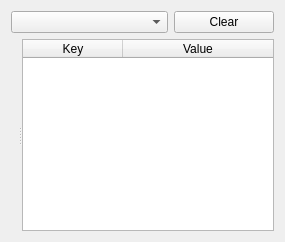
          <widget class="QFrame" name="frame">
           <property name="frameShape">
            <enum>QFrame::NoFrame</enum>
           </property>
           <property name="frameShadow">
            <enum>QFrame::Plain</enum>
           </property>
           <layout class="QGridLayout" name="gridLayout_12">
            <item row="0" column="0">
             <layout class="QHBoxLayout" name="horizontalLayout_10">
              <item>
               <widget class="QComboBox" name="cb_available_outputs">
                <property name="maxVisibleItems">
                 <number>30</number>
                </property>
                <property name="sizeAdjustPolicy">
                 <enum>QComboBox::AdjustToContents</enum>
                </property>
               </widget>
              </item>
              <item>
               <widget class="QPushButton" name="bt_clear_result">
                <property name="maximumSize">
                 <size>
                  <width>100</width>
                  <height>16777215</height>
                 </size>
                </property>
                <property name="text">
                 <string>Clear</string>
                </property>
               </widget>
              </item>
             </layout>
            </item>
            <item row="1" column="0">
             <widget class="QSplitter" name="spl_ver_main_img_data">
              <property name="orientation">
               <enum>Qt::Horizontal</enum>
              </property>
              <widget class="QLabel" name="lbl_output_image">
               <property name="sizePolicy">
                <sizepolicy hsizetype="Ignored" vsizetype="Ignored">
                 <horstretch>0</horstretch>
                 <verstretch>0</verstretch>
                </sizepolicy>
               </property>
               <property name="frameShape">
                <enum>QFrame::NoFrame</enum>
               </property>
               <property name="text">
                <string/>
               </property>
               <property name="scaledContents">
                <bool>false</bool>
               </property>
               <property name="alignment">
                <set>Qt::AlignCenter</set>
               </property>
              </widget>
              <widget class="QTableWidget" name="tw_script_sim_output">
               <property name="frameShadow">
                <enum>QFrame::Plain</enum>
               </property>
               <property name="alternatingRowColors">
                <bool>true</bool>
               </property>
               <property name="sortingEnabled">
                <bool>true</bool>
               </property>
               <attribute name="horizontalHeaderStretchLastSection">
                <bool>true</bool>
               </attribute>
               <attribute name="verticalHeaderStretchLastSection">
                <bool>false</bool>
               </attribute>
               <column>
                <property name="text">
                 <string>Key</string>
                </property>
               </column>
               <column>
                <property name="text">
                 <string>Value</string>
                </property>
               </column>
              </widget>
             </widget>
            </item>
           </layout>
          </widget>
